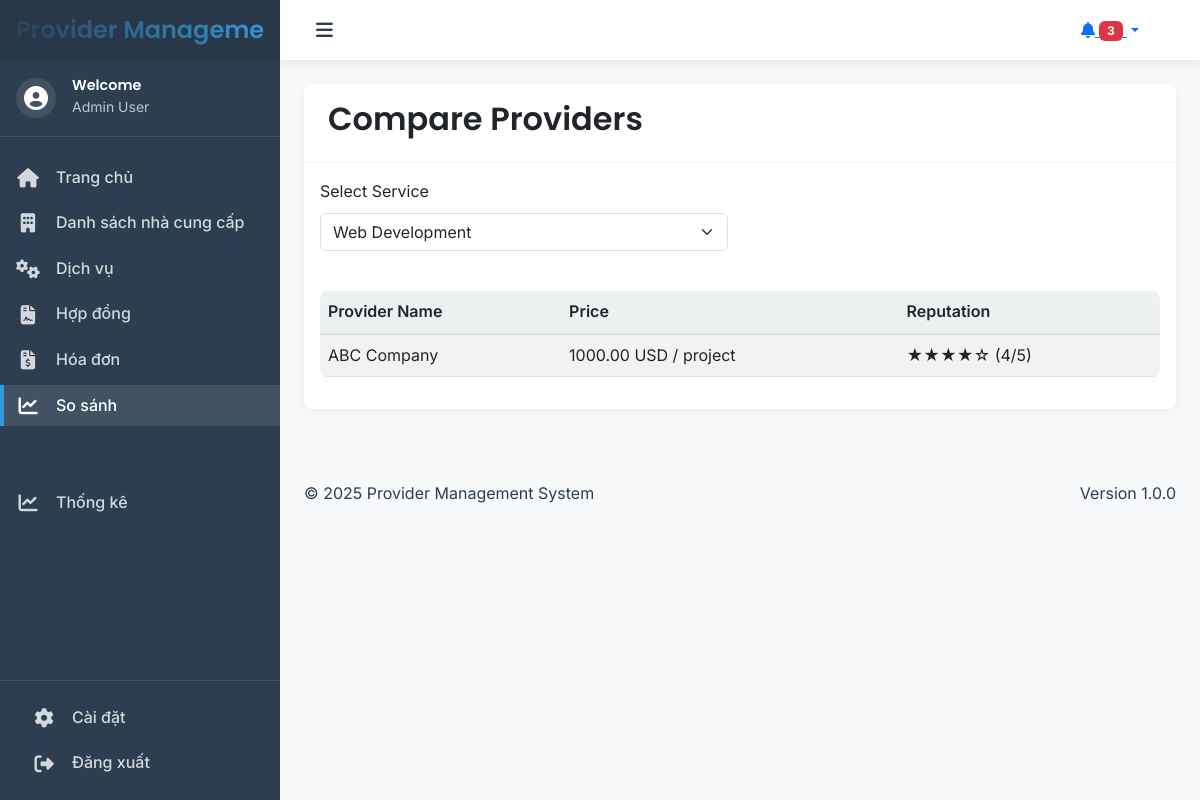
Screenshot of /compare.php?serviceId=1 with the database file from the repository.
### tables this page shows
CREATE TABLE IF NOT EXISTS ProvideService (
    serviceId INT,
    providerId INT,
    providePrice DECIMAL(18,2),
    currency VARCHAR(15),
    unit VARCHAR(45),
    PRIMARY KEY (serviceId, providerId),
    FOREIGN KEY (serviceId) REFERENCES Services(id),
    FOREIGN KEY (providerId) REFERENCES Providers(id)
);

CREATE TABLE IF NOT EXISTS Providers (
    id INT PRIMARY KEY AUTO_INCREMENT,
    name VARCHAR(100) NOT NULL,
    taxCode VARCHAR(15),
    vat VARCHAR(20),
    status VARCHAR(50),
    address VARCHAR(200),
    email VARCHAR(50),
    phone VARCHAR(15),
    createDate DATETIME DEFAULT CURRENT_TIMESTAMP,
    updateDate DATETIME DEFAULT CURRENT_TIMESTAMP ON UPDATE CURRENT_TIMESTAMP,
    website VARCHAR(255),
    reputation INT DEFAULT 0
);

### compare.php (the view, shortened to what this page needs)
<?php
require_once 'config/database.php';
$stmt = $conn->query("SELECT id, name FROM Services ORDER BY name");
$services = $stmt->fetchAll(PDO::FETCH_ASSOC);
$providers = [];
if (isset($_GET['serviceId']) && !empty($_GET['serviceId'])) {
    $stmt = $conn->prepare("
        SELECT
            p.id,
            p.name,
            p.reputation,
            ps.providePrice,
            ps.currency,
            ps.unit
        FROM Providers p
        JOIN ProvideService ps ON p.id = ps.providerId
        WHERE ps.serviceId = ?
        ORDER BY ps.providePrice ASC
    ");
    $stmt->execute([(int)$_GET['serviceId']]);
    $providers = $stmt->fetchAll(PDO::FETCH_ASSOC);
}
include 'includes/header.php';
?>
<div class="container-fluid">
    <div class="row">
        <div class="col-md-12">
            <div class="card">
                <div class="card-header">
                    <h2 class="card-title">Compare Providers</h2>
                </div>
                <div class="card-body">
                    <form method="GET" class="mb-4">
                        <div class="row">
                            <div class="col-md-6">
                                <div class="mb-3">
                                    <label class="form-label">Select Service</label>
                                    <select class="form-select" name="serviceId" onchange="this.form.submit()">
                                        <?php foreach ($services as $service): ?>
                                        <option value="<?php echo $service['id']; ?>"
                                                <?php echo (isset($_GET['serviceId']) && $_GET['serviceId'] == $service['id']) ? 'selected' : ''; ?>>
                                            <?php echo htmlspecialchars($service['name']); ?>
                                        </option>
                                        <?php endforeach; ?>
                                    </select>
                                </div>
                            </div>
                        </div>
                    </form>
                    <?php if (!empty($providers)): ?>
                    <div class="table-responsive">
                        <table class="table table-striped">
                            <thead>
                                <tr>
                                    <th>Provider Name</th>
                                    <th>Price</th>
                                    <th>Reputation</th>
                                </tr>
                            </thead>
                            <tbody>
                                <?php foreach ($providers as $provider): ?>
                                <tr>
                                    <td><?php echo htmlspecialchars($provider['name']); ?></td>
                                    <td>
                                        <?php
                                        echo htmlspecialchars($provider['providePrice']) . ' ' .
                                             htmlspecialchars($provider['currency']) . ' / ' .
                                             htmlspecialchars($provider['unit']);
                                        ?>
                                    </td>
                                    <td>
                                        <?php
                                        $stars = '';
                                        for ($i = 1; $i <= 5; $i++) {
                                            $stars .= $i <= $provider['reputation'] ? '★' : '☆';
                                        }
                                        echo $stars . ' (' . $provider['reputation'] . '/5)';
                                        ?>
                                    </td>
                                </tr>
                                <?php endforeach; ?>
                            </tbody>
                        </table>
                    </div>
                    <?php elseif (isset($_GET['serviceId'])): ?>
                    <div class="alert alert-info">
                        No providers found for the selected service.
                    </div>
                    <?php endif; ?>
                </div>
            </div>
        </div>
    </div>
</div>
<?php include 'includes/footer.php'; ?>

### assets/css/styles.css (style rules this page uses)
:root { --primary-color: #2c3e50; --secondary-color: #34495e; --accent-color: #3498db; --success-color: #2ecc71; --warning-color: #f1c40f; --danger-color: #e74c3c; --light-color: #ecf0f1; --dark-color: #2c3e50; --sidebar-width: 280px; --sidebar-collapsed-width: 80px; --header-height: 60px; --body-font: "Inter", -apple-system, BlinkMacSystemFont, "Segoe UI", Roboto, sans-serif; --heading-font: "Poppins", var(--body-font); --spacing-xs: 0.25rem; --spacing-sm: 0.5rem; --spacing-md: 1rem; --spacing-lg: 1.5rem; --spacing-xl: 2rem; --border-radius-sm: 0.25rem; --border-radius-md: 0.5rem; --border-radius-lg: 1rem; --transition-fast: 0.2s ease; --transition-normal: 0.3s ease; --transition-slow: 0.5s ease; }
body { font-family: var(--body-font); line-height: 1.6; color: var(--dark-color); background-color: #f8f9fa; }
h1, h2, h3, h4, h5, h6 { font-family: var(--heading-font); font-weight: 600; margin-bottom: var(--spacing-md); }
.card { border: none; border-radius: var(--border-radius-md); box-shadow: 0 2px 15px rgba(0, 0, 0, 0.05); transition: transform var(--transition-normal), box-shadow var(--transition-normal); }
.card-header { background-color: transparent; border-bottom: 1px solid rgba(0, 0, 0, 0.05); padding: var(--spacing-md) var(--spacing-lg); }
.table { border-radius: var(--border-radius-md); overflow: hidden; }
.table thead th { background-color: var(--light-color); border-bottom: 2px solid #dee2e6; font-weight: 600; }
.fade-in { animation: fadeIn var(--transition-normal); }
.fade-in { animation: fadeIn 0.5s ease-in; }
.card { transition: transform 0.2s ease-in-out, box-shadow 0.2s ease-in-out; }

### rows the page displays
provideservice: providerId.name "ABC Company", providePrice "1000.00", currency "USD", unit "project", stars "★★★★☆", providerId.reputation "4"

### other values shown
form field serviceId "Web Development"
